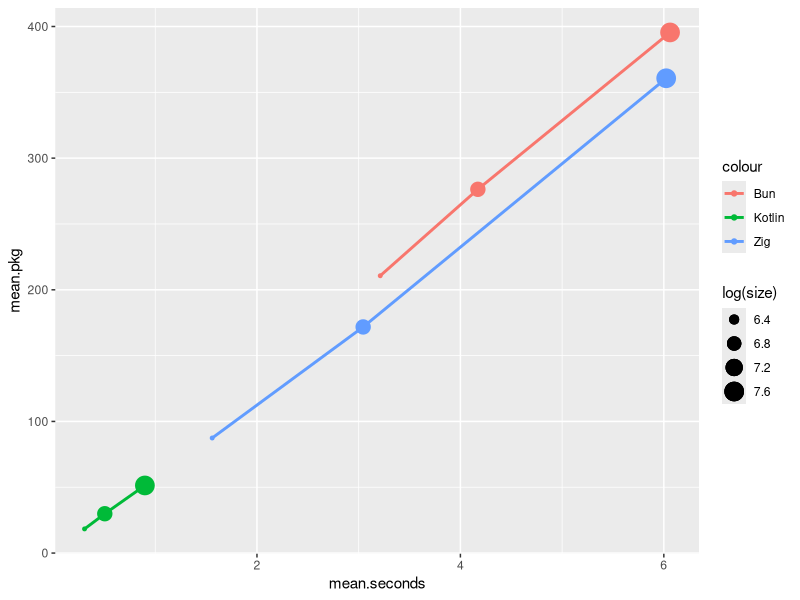
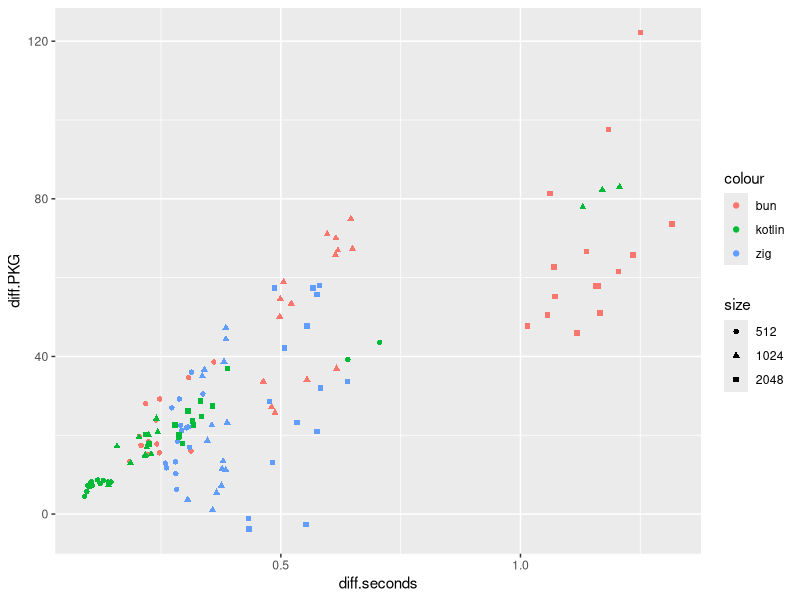
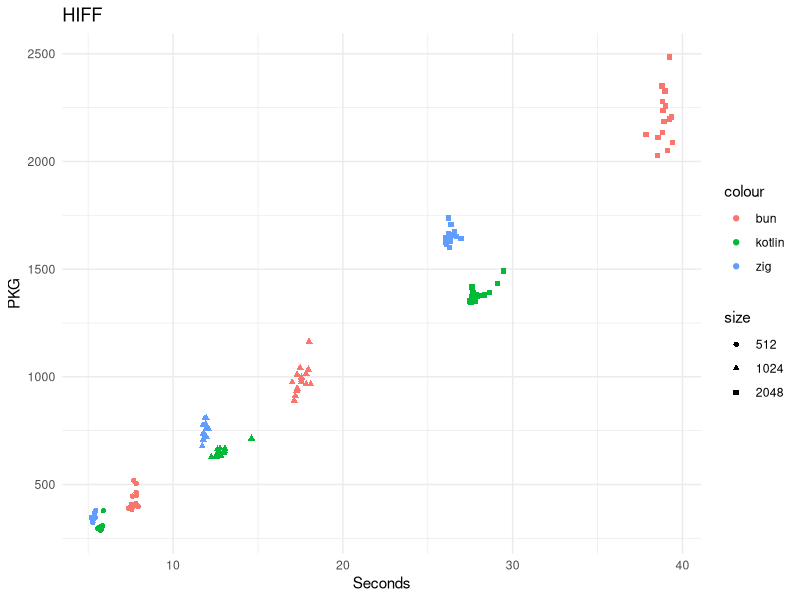
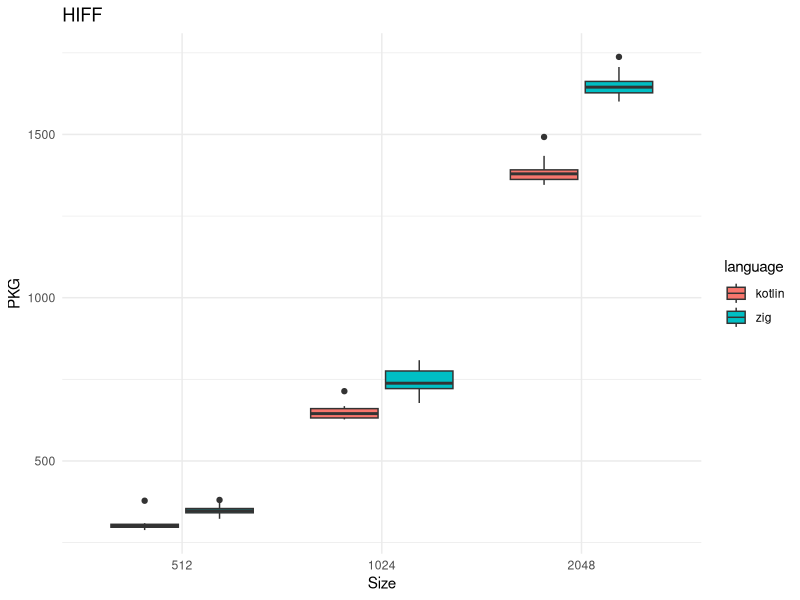

Here is the R script that generated these plots, in order:
## ----lion.setup, echo=F, message=F, fig.pos="h!tb", fig.height=4, fig.cap="Average running time and PKG (CPUs and memory) energy consumption generating 40K chromosomes for the three languages (represented with different colors); dot size is proportional to the logarithm of the chromosome size."----
library(dplyr)
library(ggplot2)
generate.chromosomes.bun <- read.csv("../data/generate-chromosomes-bun-lion-24.csv")
generate.chromosomes.bun  %>% group_by( size ) %>% summarise( mean.pkg = mean( PKG ), mean.seconds = mean( seconds ) ) -> generate.chromosomes.bun.avg

generate.chromosomes.zig <- read.csv("../data/lion-zig-gen-23-Feb-12-03-41.csv")
generate.chromosomes.zig %>% group_by( size ) %>% summarise( mean.pkg = mean( PKG ), mean.seconds = mean( seconds ) ) -> generate.chromosomes.zig.avg

generate.chromosomes.kotlin <- read.csv("../data/generate-chromosomes-kotlin-lion-24.csv")
generate.chromosomes.kotlin %>% group_by( size ) %>% summarise( mean.pkg = mean( PKG ), mean.seconds = mean( seconds ) ) -> generate.chromosomes.kotlin.avg

ggplot(generate.chromosomes.bun.avg, aes(x=mean.seconds,y=mean.pkg,color="Bun"))+ geom_point(data=generate.chromosomes.bun.avg, aes(x=mean.seconds,y=mean.pkg,color="Bun", size=log(size)))+geom_line(linewidth=1)+geom_point(data=generate.chromosomes.zig.avg,aes(x=mean.seconds,y=mean.pkg,color="Zig", size=log(size)))+geom_line(data=generate.chromosomes.zig.avg,aes(x=mean.seconds,y=mean.pkg,color="Zig"),linewidth=1)+geom_point(data=generate.chromosomes.kotlin.avg,aes(x=mean.seconds,y=mean.pkg,color="Kotlin",size=log(size)))+geom_line(data=generate.chromosomes.kotlin.avg,aes(x=mean.seconds,y=mean.pkg,color="Kotlin"), linewidth=1)


## ----lion.combined.ops, echo=F, message=F, fig.pos="h!tb", fig.height=4, fig.cap="Running time and PKG energy consumption processing 40K chromosomes via crossover, mutation and ONEMAX for the three languages (represented with different colors); dot shape represents the chromosome size."----

combined.ops.bun <- read.csv("../data/lion-bun-22-Feb-13-55-23.csv")
generate.bun.avgs.seconds <- c(rep( generate.chromosomes.bun.avg$mean.seconds[1], 15),
                               rep( generate.chromosomes.bun.avg$mean.seconds[2], 15),
                               rep( generate.chromosomes.bun.avg$mean.seconds[3], 15))
combined.ops.bun$diff.seconds <- combined.ops.bun$seconds - generate.bun.avgs.seconds
generate.bun.avgs.pkg <- c(rep( generate.chromosomes.bun.avg$mean.pkg[1], 15),
                            rep( generate.chromosomes.bun.avg$mean.pkg[2], 15),
                            rep( generate.chromosomes.bun.avg$mean.pkg[3], 15))
combined.ops.bun$diff.PKG <- combined.ops.bun$PKG - generate.bun.avgs.pkg
combined.ops.bun$size <- as.factor(combined.ops.bun$size)

combined.ops.bun  %>% group_by( size ) %>% summarise( mean.pkg = mean( diff.PKG ), sd.pkg = sd(diff.PKG), mean.seconds = mean( diff.seconds ) ) -> combined.ops.bun.avg

combined.ops.zig <- read.csv("../data/lion-zig-ops-24-Feb-20-08-58.csv")
generate.zig.avgs.seconds <- c(rep( generate.chromosomes.zig.avg$mean.seconds[1], 15),
                               rep( generate.chromosomes.zig.avg$mean.seconds[2], 15),
                               rep( generate.chromosomes.zig.avg$mean.seconds[3], 15))
combined.ops.zig$diff.seconds <- combined.ops.zig$seconds - generate.zig.avgs.seconds
generate.zig.avgs.pkg <- c(rep( generate.chromosomes.zig.avg$mean.pkg[1], 15),
                            rep( generate.chromosomes.zig.avg$mean.pkg[2], 15),
                            rep( generate.chromosomes.zig.avg$mean.pkg[3], 15))
combined.ops.zig$diff.PKG <- combined.ops.zig$PKG - generate.zig.avgs.pkg
combined.ops.zig$size <- as.factor(combined.ops.zig$size)
combined.ops.zig %>% group_by( size ) %>% summarise( mean.pkg = mean( diff.PKG ), sd.pkg = sd( diff.PKG), mean.seconds = mean( diff.seconds ) ) -> combined.ops.zig.avg

combined.ops.kotlin <- read.csv("../data/lion-kt-ops-25-Feb-13-34-30.csv")
generate.kotlin.avgs.seconds <- c(rep( generate.chromosomes.kotlin.avg$mean.seconds[1], 15),
                               rep( generate.chromosomes.kotlin.avg$mean.seconds[2], 15),
                               rep( generate.chromosomes.kotlin.avg$mean.seconds[3], 15))
combined.ops.kotlin$diff.seconds <- combined.ops.kotlin$seconds - generate.kotlin.avgs.seconds
generate.kotlin.avgs.pkg <- c(rep( generate.chromosomes.kotlin.avg$mean.pkg[1], 15),
                            rep( generate.chromosomes.kotlin.avg$mean.pkg[2], 15),
                            rep( generate.chromosomes.kotlin.avg$mean.pkg[3], 15))
combined.ops.kotlin$diff.PKG <- combined.ops.kotlin$PKG - generate.kotlin.avgs.pkg
combined.ops.kotlin$size <- as.factor(combined.ops.kotlin$size)

combined.ops.kotlin %>% group_by( size ) %>% summarise( mean.pkg = mean( diff.PKG ), sd.pkg = sd(diff.PKG), mean.seconds = mean( diff.seconds ) ) -> combined.ops.kotlin.avg

ggplot(combined.ops.bun, aes(x=diff.seconds, y=diff.PKG, shape=size, color="bun")) +
  geom_point() +
  geom_point(data=combined.ops.zig, aes(x=diff.seconds, y=diff.PKG, shape=size, color="zig")) +
  geom_point(data=combined.ops.kotlin, aes(x=diff.seconds, y=diff.PKG, shape=size, color="kotlin"))
  


## ----lion.combined.ops.joules, echo=F, message=F--------------------------------------
library(kableExtra)

combined.ops.bun.avg$language <- "bun"
combined.ops.zig.avg$language <- "zig"
combined.ops.kotlin.avg$language <- "kotlin"

combined.ops <- rbind(combined.ops.bun.avg, combined.ops.zig.avg, combined.ops.kotlin.avg)
combined.ops$ops.joules <- 40000/ combined.ops$mean.pkg 
combined.ops$sd.ops.joules <- 40000/ combined.ops$sd.pkg
combined.ops %>% select( language, size, mean.pkg, sd.pkg, ops.joules ) %>% kable( digits = 2, col.names = c("Language","Size","PKG average","PKG SD", "Ops/Joule average"), caption = "Average operations per Joule in the combined operations experiment for the three languages." )


## ----lion.hiff, echo=F, message=F, fig.pos="h!tb", fig.height=4, fig.cap="Running time and PKG energy consumption computing the HIFF fitness function for 40K chromosomes for the three languages (represented with different colors); dot shape represents the chromosome size."----

hiff.bun <- read.csv("../data/pinpoint-v3-HIFF-13-Dec-09-06-34.csv")
hiff.bun %>% mutate( delta.pkg = PKG - generate.chromosomes.bun.avg$mean.pkg[ match( size, generate.chromosomes.bun.avg$size ) ], delta.seconds = seconds - generate.chromosomes.bun.avg$mean.seconds[ match( size, generate.chromosomes.bun.avg$size ) ] ) -> hiff.bun.delta
hiff.bun.delta$size <- as.factor(hiff.bun.delta$size)

hiff.zig <- read.csv("../data/lion-zig-hiff-27-Feb-13-04-04.csv")
hiff.zig %>% mutate( delta.pkg = PKG - generate.chromosomes.zig.avg$mean.pkg[ match( size, generate.chromosomes.zig.avg$size ) ], delta.seconds = seconds - generate.chromosomes.zig.avg$mean.seconds[ match( size, generate.chromosomes.zig.avg$size ) ] ) -> hiff.zig.delta
hiff.zig.delta$size <- as.factor(hiff.zig.delta$size)

hiff.kotlin <- read.csv("../data/lion-kt-hiff-27-Feb-09-41-42.csv")
hiff.kotlin %>% mutate( delta.pkg = PKG - generate.chromosomes.kotlin.avg$mean.pkg[ match( size, generate.chromosomes.kotlin.avg$size ) ], delta.seconds = seconds - generate.chromosomes.kotlin.avg$mean.seconds[ match( size, generate.chromosomes.kotlin.avg$size ) ] ) -> hiff.kotlin.delta
hiff.kotlin.delta$size <- as.factor(hiff.kotlin.delta$size)

ggplot(hiff.bun.delta, aes(x=delta.seconds, y=delta.pkg, shape=size,color="bun")) +
  geom_point() + geom_point(data=hiff.zig.delta, aes(x=delta.seconds, y=delta.pkg, shape=size, color="zig")) + geom_point(data=hiff.kotlin.delta, aes(x=delta.seconds, y=delta.pkg, shape=size, color="kotlin")) +
  labs(title="HIFF", x="Seconds", y="PKG") +
  theme_minimal()



## ----lion.hiff.boxplot, echo=F, message=F, warning=F, fig.pos="h!tb", fig.height=4, fig.cap="Boxplot of the energy consumption of the HIFF fitness function for 40K chromosomes for Kotlin and {\\protect\\sf zig}"----
kotlin.zig.hiff <- data.frame(
  language = c(rep("kotlin",nrow(hiff.kotlin.delta)), rep("zig",nrow(hiff.zig.delta))),
  delta.pkg = c(hiff.kotlin.delta$delta.pkg, hiff.zig.delta$delta.pkg),
  size=as.factor(c(hiff.kotlin.delta$size, hiff.zig.delta$size)) 
  )
ggplot(kotlin.zig.hiff, aes(x=size, y=delta.pkg, fill=language)) + geom_boxplot() + labs(title="HIFF", x="Size", y="PKG") + theme_minimal()
# wilcox.test(delta.pkg ~ language, data=kotlin.zig.hiff[kotlin.zig.hiff$size=="512",])
# wilcox.test(delta.pkg ~ language, data=kotlin.zig.hiff[kotlin.zig.hiff$size=="1024",])
# wilcox.test(delta.pkg ~ language, data=kotlin.zig.hiff[kotlin.zig.hiff$size=="2048",])


## ----lion.hiff.joules, echo=F, message=F----------------------------------------------
library(kableExtra)
hiff.bun.delta %>% group_by( size ) %>% summarise( mean.pkg = mean( delta.pkg ), sd.pkg = sd( delta.pkg), mean.seconds = mean( delta.seconds ) ) -> hiff.bun.avg
hiff.zig.delta %>% group_by( size ) %>% summarise( mean.pkg = mean( delta.pkg ), sd.pkg = sd( delta.pkg), mean.seconds = mean( delta.seconds ) ) -> hiff.zig.avg
hiff.kotlin.delta %>% group_by( size ) %>% summarise( mean.pkg = mean( delta.pkg ), sd.pkg = sd( delta.pkg), mean.seconds = mean( delta.seconds ) ) -> hiff.kotlin.avg

hiff.bun.avg$language <- "bun"
hiff.zig.avg$language <- "zig"
hiff.kotlin.avg$language <- "kotlin"

hiff <- rbind(hiff.bun.avg, hiff.zig.avg, hiff.kotlin.avg)
hiff$ops.joules <- 40000/ hiff$mean.pkg 
hiff$sd.ops.joules <- 40000/ hiff$sd.pkg
hiff %>% select( language, size, mean.pkg, sd.pkg, ops.joules ) %>% kable( digits = 2, col.names = c("Language","Size","PKG average","PKG SD", "Ops/Joule average"), caption = "Average operations per Joule in the HIFF experiment for the three languages." )
